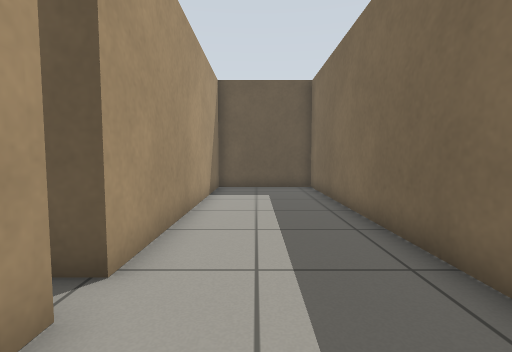
View 1 (above)

12 first-person views from a walk through a robot-simulator world made for Gazebo. The camera is 0.73 m above the floor, tilts 4° down and sees 85° across. The floor is counted in squares, 0.5 m on a side. Each view is taken from the middle of a square. On the plan, view 1 faces up. The plan holds only what a view shows up to about 14 squares ahead; the rest is blank.

View 2
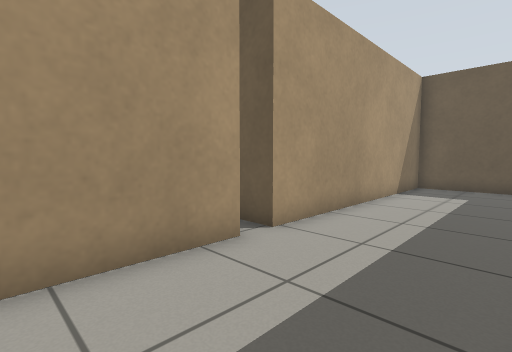

View 3
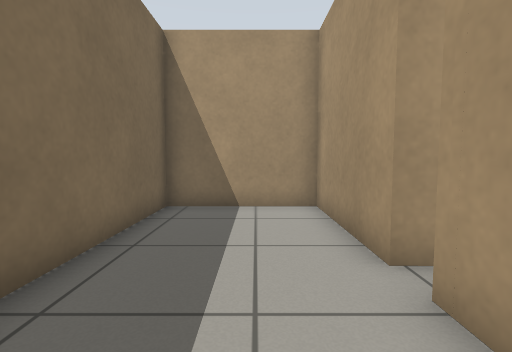

View 4
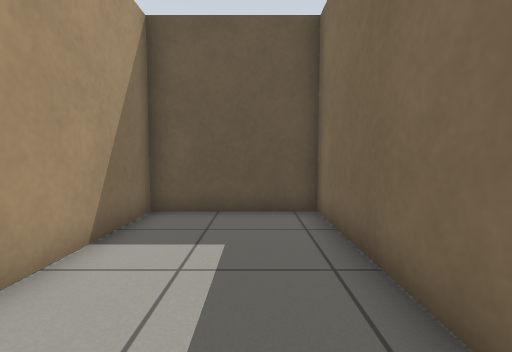

View 5
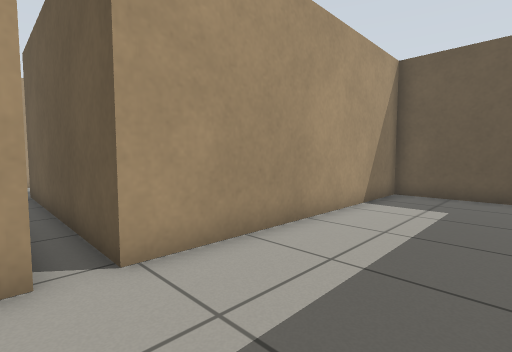

View 6
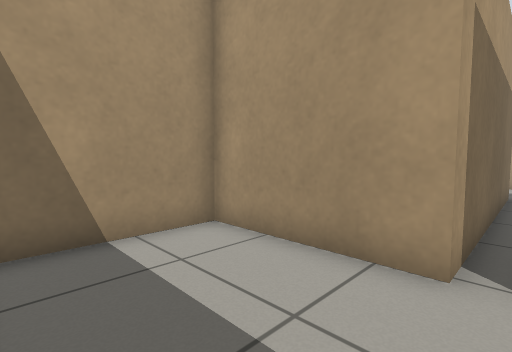

View 7
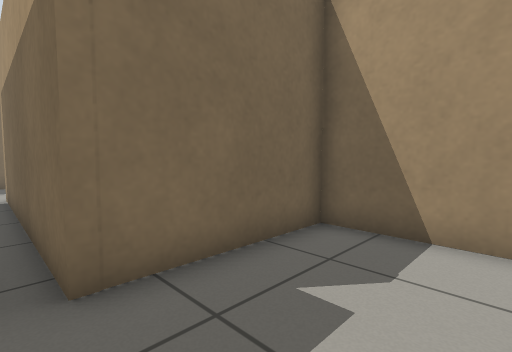

View 8
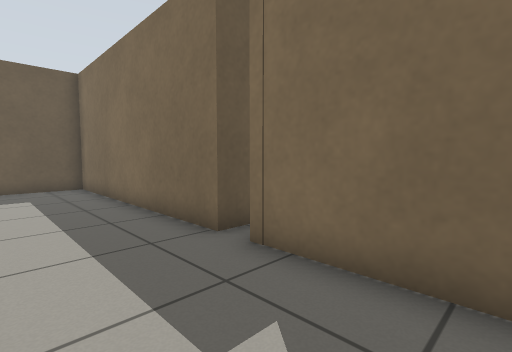

View 9
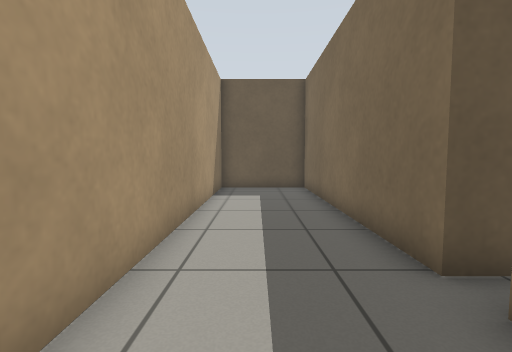

View 10
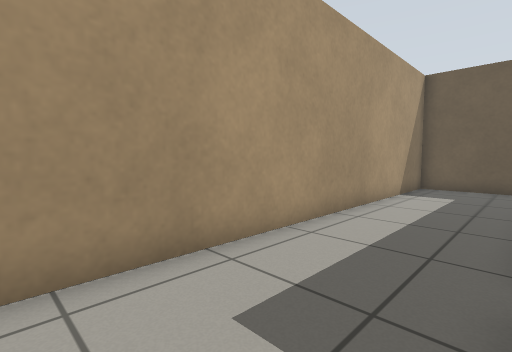

View 11
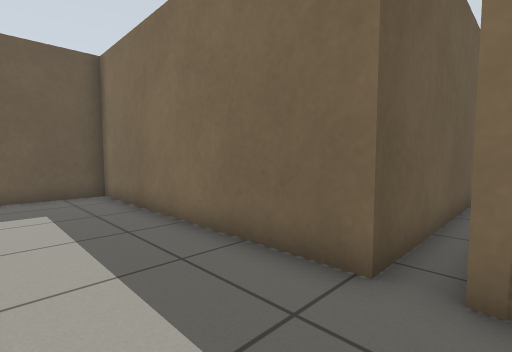

View 12
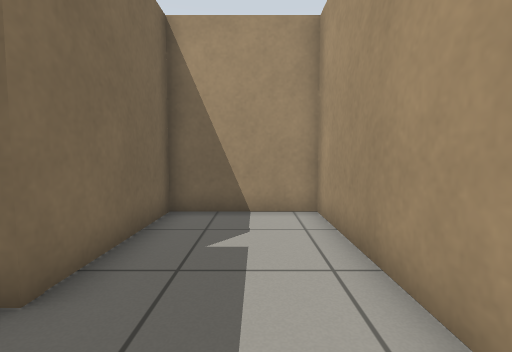

### Floor plan
Ten units are one square. View 1 is at (0, 0); x grows to the right and y downward. Boxes are objects, and circles mark ways between rooms. Rooms are numbered by the first view taken in them; rooms with no view inside come last. Other rooms are left out.
<svg viewBox="-151 -138 182 166">
<path fill="none" stroke="#000" d="M-18 -24 -18 21 26 21 26 -133 -18 -133 -18 -33M-18 -33 -107 -33 -107 -131 -146 -131 -146 23 -107 23 -107 -24 -18 -24"/>
<circle cx="-20" cy="-30" r="3" fill="#2a7"/>
<text x="0" y="-60">1</text>
<text x="-120" y="-50">2</text>
</svg>
Room 1 opens to room 2.

Where each view was taken, in squares from view 1:
view 1: 0 up, 0 right, facing up
view 2: 1 down, 2 right, facing up-left
view 3: 6 up, 0 right, facing down
view 4: 6 up, 1 right, facing up
view 5: 2 up, 2 right, facing up-left
view 6: 3 up, 2 right, facing down-left
view 7: 3 up, 14 left, facing down-right
view 8: 1 down, 14 left, facing up-right
view 9: 0 up, 13 left, facing up
view 10: 1 down, 11 left, facing up-left
view 11: 2 up, 14 left, facing up-right
view 12: 5 up, 13 left, facing down
